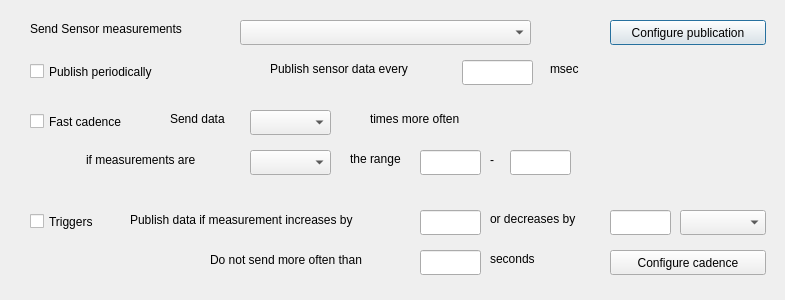
<?xml version="1.0" encoding="UTF-8"?>
<ui version="4.0">
 <class>SensorCfgDlg</class>
 <widget class="QDialog" name="SensorCfgDlg">
  <property name="geometry">
   <rect>
    <x>0</x>
    <y>0</y>
    <width>785</width>
    <height>300</height>
   </rect>
  </property>
  <property name="windowTitle">
   <string>Sensor Configuration</string>
  </property>
  <widget class="QLabel" name="label">
   <property name="geometry">
    <rect>
     <x>30</x>
     <y>20</y>
     <width>201</width>
     <height>17</height>
    </rect>
   </property>
   <property name="text">
    <string>Send Sensor measurements</string>
   </property>
  </widget>
  <widget class="QComboBox" name="cbPublishTo">
   <property name="geometry">
    <rect>
     <x>240</x>
     <y>20</y>
     <width>291</width>
     <height>25</height>
    </rect>
   </property>
  </widget>
  <widget class="QComboBox" name="cbFastCadence">
   <property name="geometry">
    <rect>
     <x>250</x>
     <y>110</y>
     <width>81</width>
     <height>25</height>
    </rect>
   </property>
  </widget>
  <widget class="QComboBox" name="cbCadenceInOut">
   <property name="geometry">
    <rect>
     <x>250</x>
     <y>150</y>
     <width>81</width>
     <height>25</height>
    </rect>
   </property>
  </widget>
  <widget class="QComboBox" name="cbTriggerType">
   <property name="geometry">
    <rect>
     <x>680</x>
     <y>210</y>
     <width>86</width>
     <height>25</height>
    </rect>
   </property>
  </widget>
  <widget class="QLabel" name="label_2">
   <property name="geometry">
    <rect>
     <x>170</x>
     <y>110</y>
     <width>81</width>
     <height>17</height>
    </rect>
   </property>
   <property name="text">
    <string>Send data</string>
   </property>
  </widget>
  <widget class="QLabel" name="label_3">
   <property name="geometry">
    <rect>
     <x>350</x>
     <y>150</y>
     <width>71</width>
     <height>17</height>
    </rect>
   </property>
   <property name="text">
    <string>the range</string>
   </property>
  </widget>
  <widget class="QLabel" name="label_4">
   <property name="geometry">
    <rect>
     <x>270</x>
     <y>60</y>
     <width>181</width>
     <height>17</height>
    </rect>
   </property>
   <property name="text">
    <string>Publish sensor data every</string>
   </property>
  </widget>
  <widget class="QLabel" name="label_5">
   <property name="geometry">
    <rect>
     <x>370</x>
     <y>110</y>
     <width>131</width>
     <height>17</height>
    </rect>
   </property>
   <property name="text">
    <string>times more often</string>
   </property>
  </widget>
  <widget class="QLabel" name="label_6">
   <property name="geometry">
    <rect>
     <x>86</x>
     <y>150</y>
     <width>151</width>
     <height>20</height>
    </rect>
   </property>
   <property name="text">
    <string>if measurements are</string>
   </property>
  </widget>
  <widget class="QLabel" name="label_7">
   <property name="geometry">
    <rect>
     <x>130</x>
     <y>210</y>
     <width>281</width>
     <height>20</height>
    </rect>
   </property>
   <property name="text">
    <string>Publish data if measurement increases by</string>
   </property>
  </widget>
  <widget class="QLabel" name="label_8">
   <property name="geometry">
    <rect>
     <x>490</x>
     <y>250</y>
     <width>67</width>
     <height>17</height>
    </rect>
   </property>
   <property name="text">
    <string>seconds</string>
   </property>
  </widget>
  <widget class="QLabel" name="label_9">
   <property name="geometry">
    <rect>
     <x>550</x>
     <y>60</y>
     <width>67</width>
     <height>17</height>
    </rect>
   </property>
   <property name="text">
    <string>msec</string>
   </property>
  </widget>
  <widget class="QPushButton" name="btnConfigPub">
   <property name="geometry">
    <rect>
     <x>610</x>
     <y>20</y>
     <width>156</width>
     <height>25</height>
    </rect>
   </property>
   <property name="text">
    <string>Configure publication</string>
   </property>
  </widget>
  <widget class="QPushButton" name="btnConfigCadence">
   <property name="geometry">
    <rect>
     <x>610</x>
     <y>250</y>
     <width>156</width>
     <height>25</height>
    </rect>
   </property>
   <property name="text">
    <string>Configure cadence</string>
   </property>
  </widget>
  <widget class="QCheckBox" name="chbPubPeriod">
   <property name="geometry">
    <rect>
     <x>30</x>
     <y>60</y>
     <width>161</width>
     <height>23</height>
    </rect>
   </property>
   <property name="text">
    <string>Publish periodically</string>
   </property>
  </widget>
  <widget class="QCheckBox" name="chbFastCadence">
   <property name="geometry">
    <rect>
     <x>30</x>
     <y>110</y>
     <width>121</width>
     <height>23</height>
    </rect>
   </property>
   <property name="text">
    <string>Fast cadence</string>
   </property>
  </widget>
  <widget class="QCheckBox" name="chbTriggers">
   <property name="geometry">
    <rect>
     <x>30</x>
     <y>210</y>
     <width>92</width>
     <height>23</height>
    </rect>
   </property>
   <property name="text">
    <string>Triggers</string>
   </property>
  </widget>
  <widget class="QLineEdit" name="edSendInterval">
   <property name="geometry">
    <rect>
     <x>420</x>
     <y>250</y>
     <width>61</width>
     <height>25</height>
    </rect>
   </property>
  </widget>
  <widget class="QLineEdit" name="edPubFreq">
   <property name="geometry">
    <rect>
     <x>462</x>
     <y>60</y>
     <width>71</width>
     <height>25</height>
    </rect>
   </property>
  </widget>
  <widget class="QLineEdit" name="edCadenceHigh">
   <property name="geometry">
    <rect>
     <x>510</x>
     <y>150</y>
     <width>61</width>
     <height>25</height>
    </rect>
   </property>
  </widget>
  <widget class="QLineEdit" name="edtriggerUp">
   <property name="geometry">
    <rect>
     <x>420</x>
     <y>210</y>
     <width>61</width>
     <height>25</height>
    </rect>
   </property>
  </widget>
  <widget class="QLineEdit" name="edTriggerDown">
   <property name="geometry">
    <rect>
     <x>610</x>
     <y>210</y>
     <width>61</width>
     <height>25</height>
    </rect>
   </property>
  </widget>
  <widget class="QLineEdit" name="edCadenceLow">
   <property name="geometry">
    <rect>
     <x>420</x>
     <y>150</y>
     <width>61</width>
     <height>25</height>
    </rect>
   </property>
  </widget>
  <widget class="QLabel" name="label_10">
   <property name="geometry">
    <rect>
     <x>490</x>
     <y>150</y>
     <width>20</width>
     <height>20</height>
    </rect>
   </property>
   <property name="text">
    <string>-</string>
   </property>
  </widget>
  <widget class="QLabel" name="label_11">
   <property name="geometry">
    <rect>
     <x>490</x>
     <y>210</y>
     <width>121</width>
     <height>17</height>
    </rect>
   </property>
   <property name="text">
    <string>or decreases by</string>
   </property>
  </widget>
  <widget class="QLabel" name="label_12">
   <property name="geometry">
    <rect>
     <x>210</x>
     <y>250</y>
     <width>201</width>
     <height>20</height>
    </rect>
   </property>
   <property name="text">
    <string>Do not send more often than</string>
   </property>
  </widget>
 </widget>
 <resources/>
 <connections/>
</ui>
